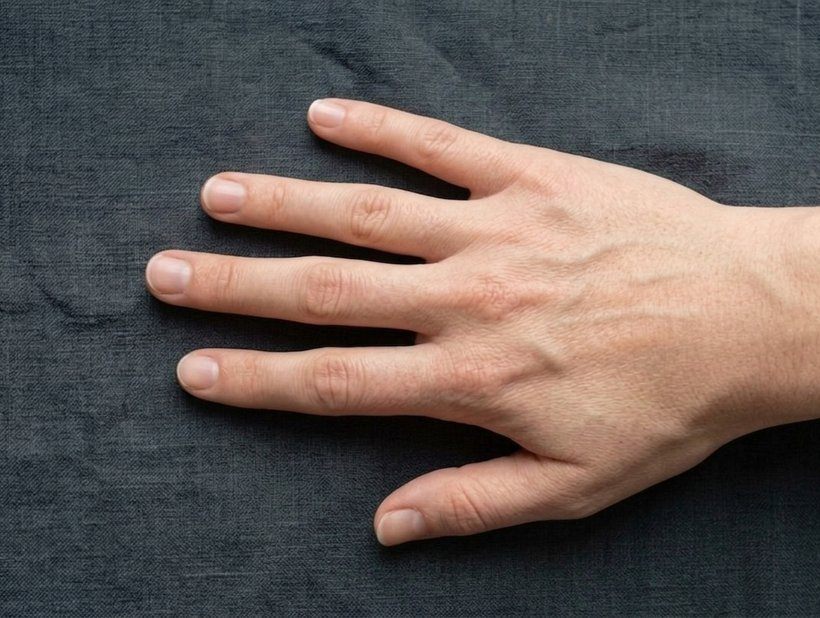
#> input picture assets/img/hand-real-right-sm.jpg, 820 x 618 px
$ python range.py ../assets/img/hand-real-right-sm.jpg
#> lines starting #> are read from the running program, lines starting #| are printed output that depends on the picture; after the words box and inside, x2 and y2 are one past the last pixel; in counts of white or black regions, pixels touching at a corner belong together
import numpy as np, sys
from PIL import Image
from scipy import ndimage as nd
c=np.asarray(Image.open(sys.argv[1]).convert('RGB')).astype(float)/255
l=0.2126*c[...,0]+0.7152*c[...,1]+0.0722*c[...,2]
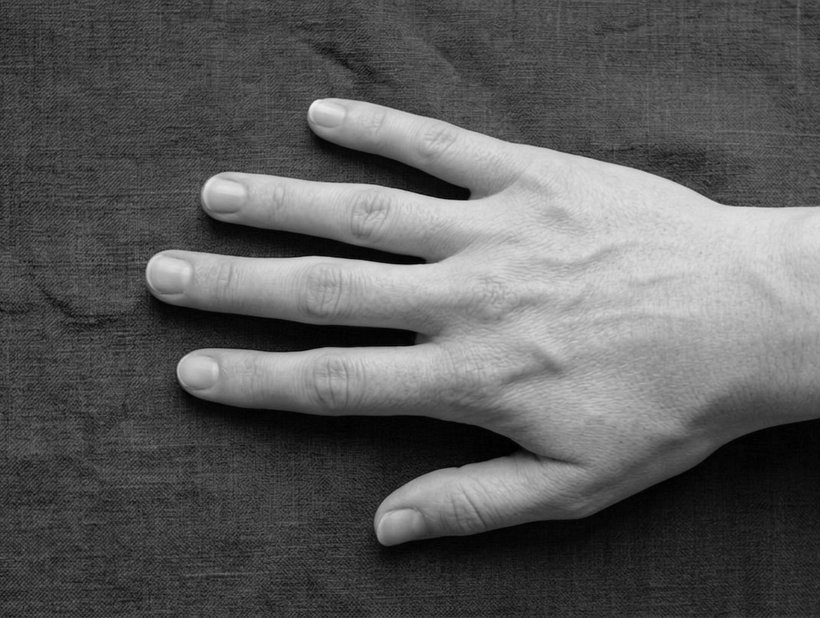
#> l: shape (618, 820) float64; min 0, max 0.95, mean 0.359
r,g,b=c[...,0],c[...,1],c[...,2]
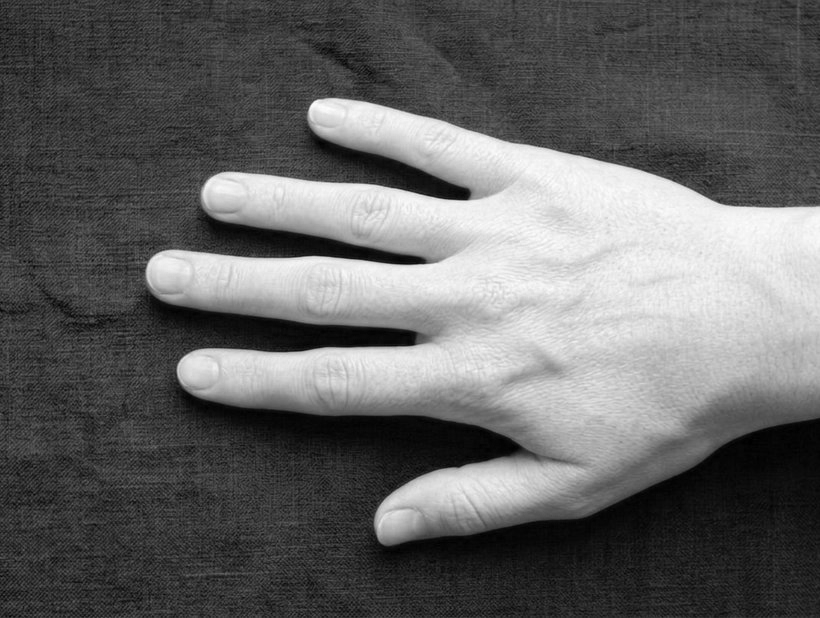
#> r: shape (618, 820) float64; min 0, max 0.996, mean 0.392
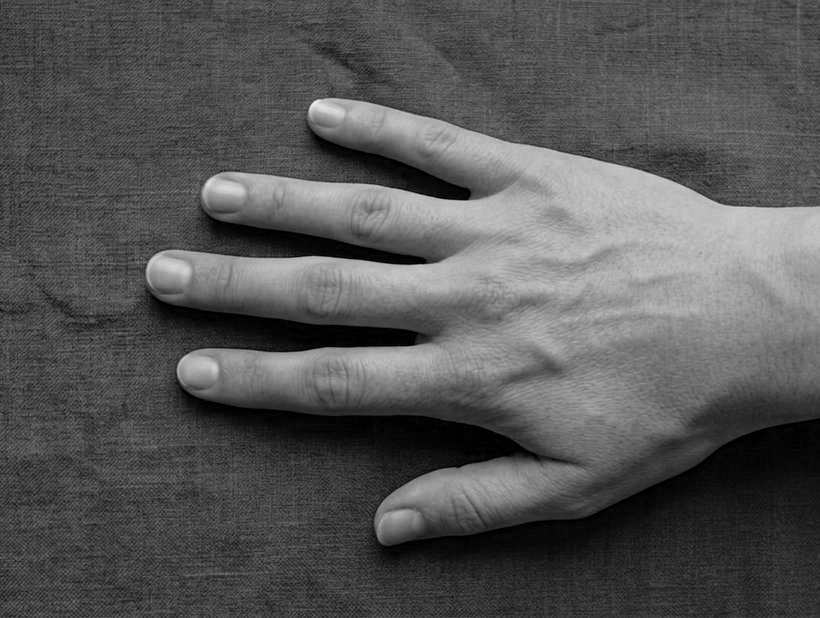
#> b: shape (618, 820) float64; min 0, max 0.945, mean 0.336
nail=(l>0.30)&(l<0.95)&((r-b)>0.03)&((r-b)<0.22)&((r-g)>0.0)
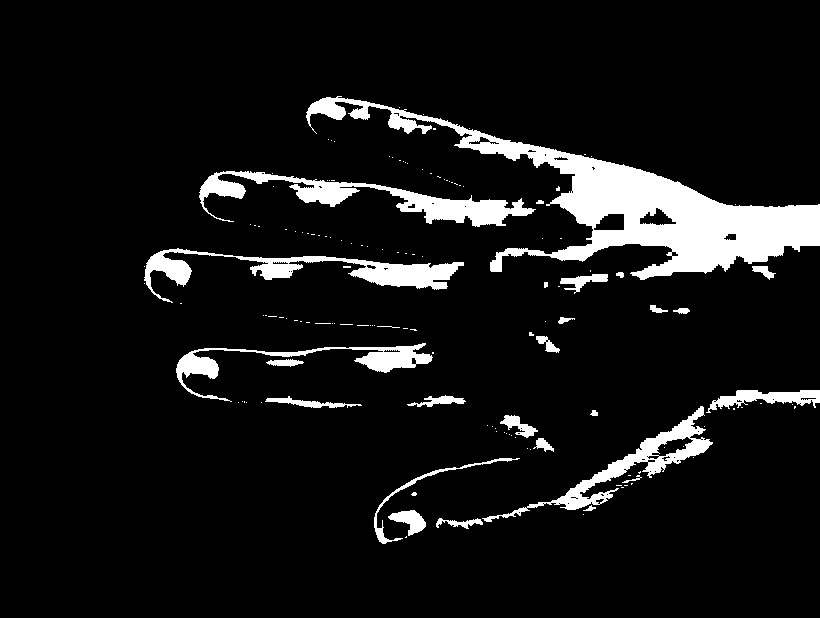
#> nail: shape (618, 820) bool; 8.4% white; 142 white regions (115 under 20 px), largest, box (x1, y1, x2, y2) and area: (306, 96, 820, 280) 21028, (199, 171, 536, 227) 5168, (144, 248, 464, 303) 4394
nail=nd.binary_opening(nail,np.ones((5,5))); nail=nd.binary_closing(nail,np.ones((11,11)))
#> after `nail = nd.binary_opening(nail, np.ones((5, 5)))`: nail: shape (618, 820) bool; 7.2% white; 53 white regions, largest, box (x1, y1, x2, y2) and area: (471, 137, 820, 280) 18196, (390, 188, 532, 226) 2520, (558, 408, 704, 510) 2178
#> after `nail = nd.binary_closing(nail, np.ones((11, 11)))`:
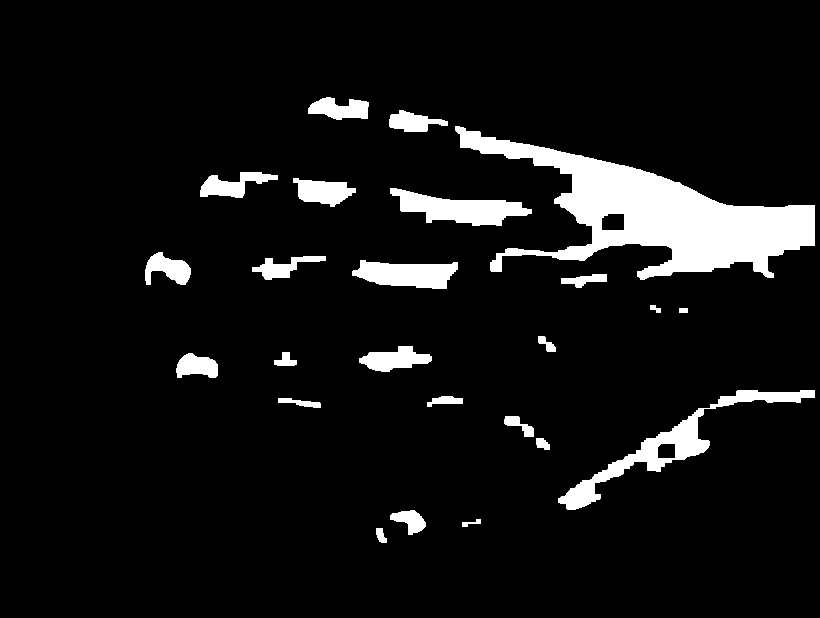
#> nail: shape (618, 820) bool; 7.7% white; 24 white regions, largest, box (x1, y1, x2, y2) and area: (455, 126, 815, 280) 19798, (558, 390, 815, 510) 4316, (390, 188, 532, 226) 2759
nail=nd.binary_fill_holes(nail)
#> nail: shape (618, 820) bool; 7.8% white; 24 white regions, largest, box (x1, y1, x2, y2) and area: (455, 126, 815, 280) 20134, (558, 390, 815, 510) 4548, (390, 188, 532, 226) 2759
lab,k=nd.label(nail); sz=nd.sum(nail,lab,range(1,k+1))
#> after `lab, k = nd.label(nail)`:
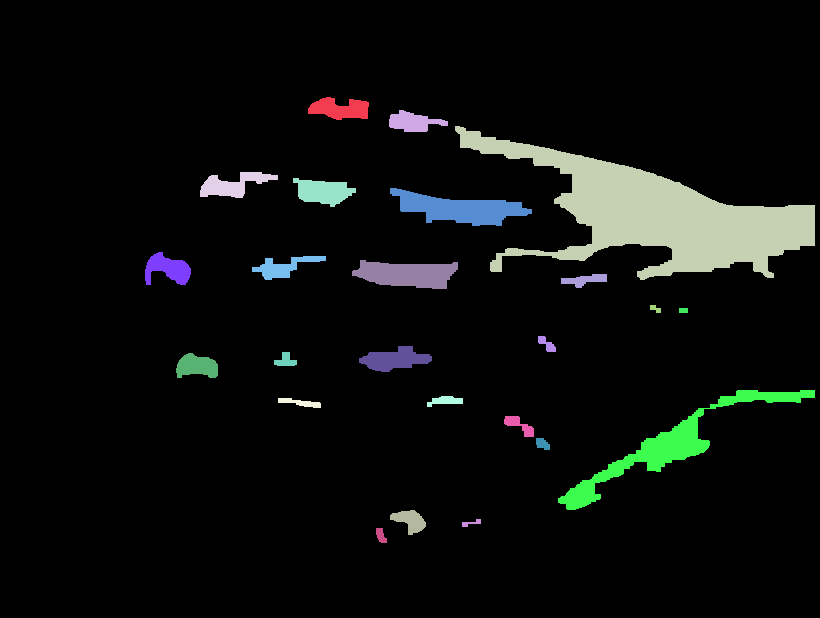
#> lab: shape (618, 820) int32; 25 distinct labels, from 0 to 24; one colour per label, 0 black
#> after `lab, k = nd.label(nail)`: k = 24
#> after `sz = nd.sum(nail, lab, range(1, k + 1))`: sz = 24 values, max 20134 at index 2, min 45 at index 11, mean 1639.7
core=np.zeros_like(nail); n=0
for i in range(k):
    if 1500<sz[i]<20000:
        core|=nd.binary_erosion(lab==i+1,np.ones((3,3))); n+=1
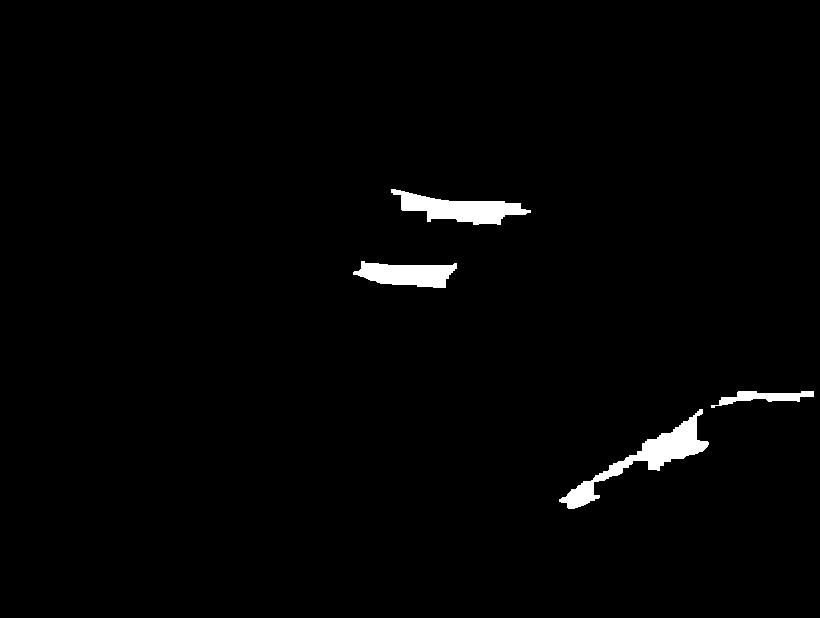
#> core: shape (618, 820) bool; 1.6% white; 4 white regions, box (x1, y1, x2, y2) and area: (559, 409, 709, 509) 2996, (391, 189, 531, 225) 2395, (353, 261, 457, 288) 1862, (711, 391, 814, 408) 742
#> after the loop, n = 3
v=l[core]
#> v = 7995 values, max 0.869 at index 3652, min 0.231 at index 5873, mean 0.599
p=np.percentile(v,[1,5,50,95,99])
#> p = [0.262, 0.291, 0.787, 0.846, 0.855]
print('%-28s plates=%2d  p1 %.3f  p5 %.3f  p50 %.3f  p95 %.3f  p99 %.3f   range %.3f   stops %.2f'%(
    sys.argv[1].split('/')[-1], n, *p, p[4]-p[0], np.log2(p[4]/max(p[0],1e-6))))
#| hand-real-right-sm.jpg       plates= 3  p1 0.262  p5 0.291  p50 0.787  p95 0.846  p99 0.855   range 0.593   stops 1.70

$ run again, on assets/img/hand-real-sm.jpg
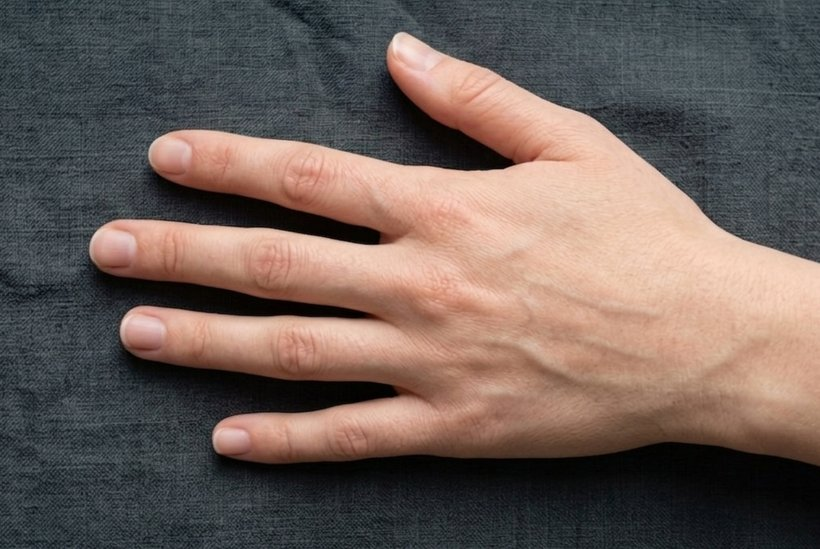
#> input picture assets/img/hand-real-sm.jpg, 820 x 549 px
#> `lab, k = nd.label(nail)`:
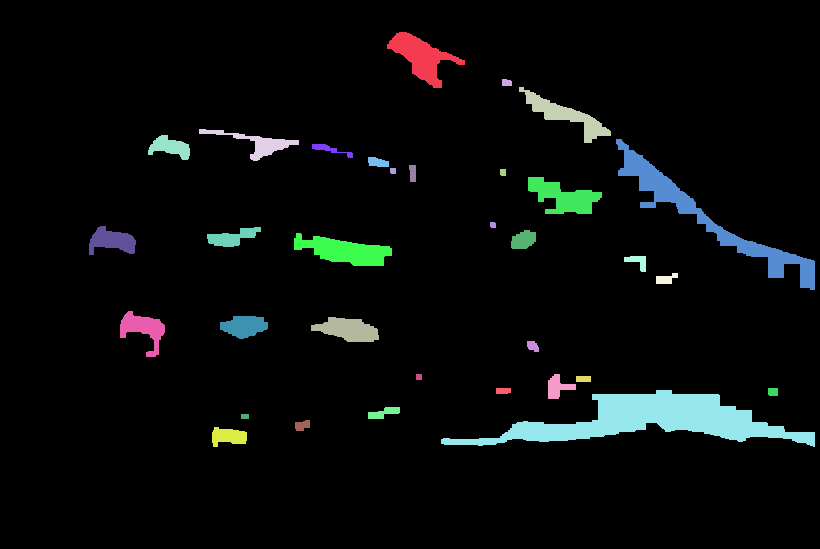
#> lab: shape (549, 820) int32; 34 distinct labels, from 0 to 33; one colour per label, 0 black
#> k = 33
#> sz = 33 values, max 8419 at index 28, min 34 at index 12, mean 835.5
#> after the loop `for i in range(k):`:
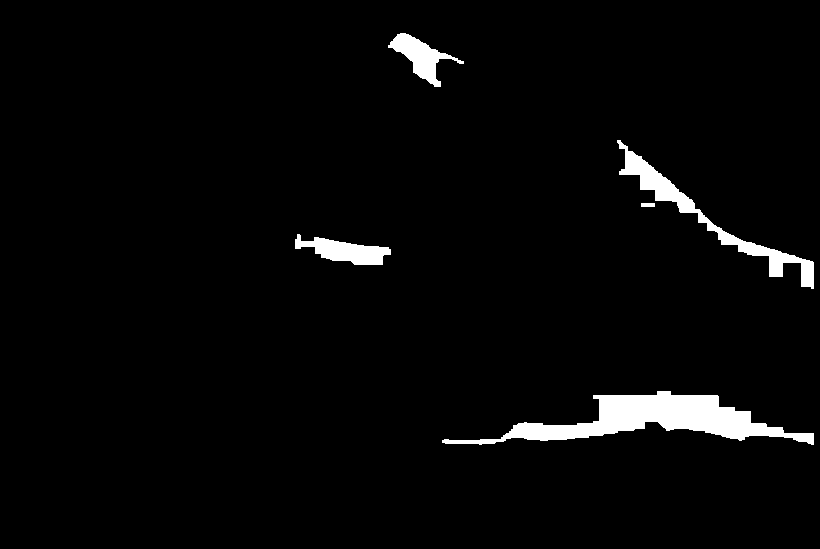
#> core: shape (549, 820) bool; 3.1% white; 5 white regions, box (x1, y1, x2, y2) and area: (442, 391, 814, 445) 7475, (617, 140, 814, 289) 3307, (295, 234, 391, 265) 1528, (388, 33, 464, 87) 1443, (641, 203, 655, 207) 56
#> after the loop `for i in range(k):`: n = 4
#> v = 13809 values, max 0.92 at index 495, min 0.28 at index 11209, mean 0.592
#> p = [0.307, 0.327, 0.496, 0.841, 0.878]
#| hand-real-sm.jpg             plates= 4  p1 0.307  p5 0.327  p50 0.496  p95 0.841  p99 0.878   range 0.571   stops 1.51
